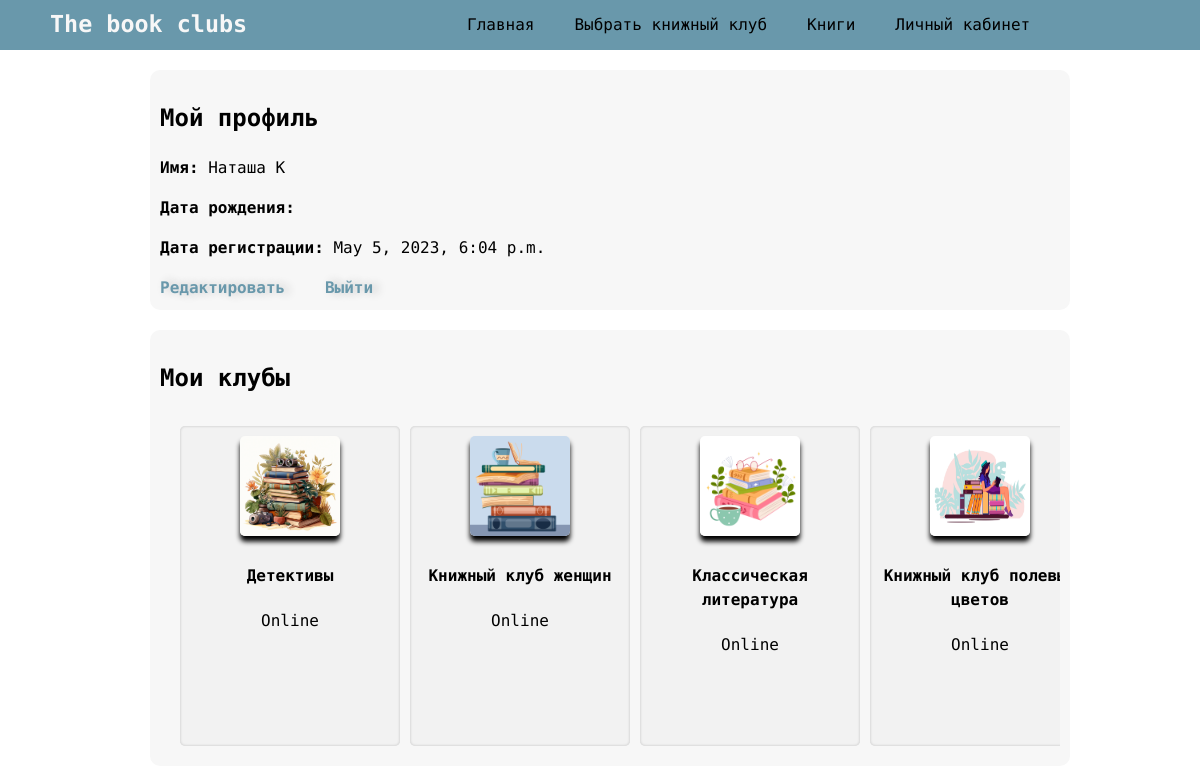
Page /accounts/profile/ (signed in, upper part) on the earlier database version.
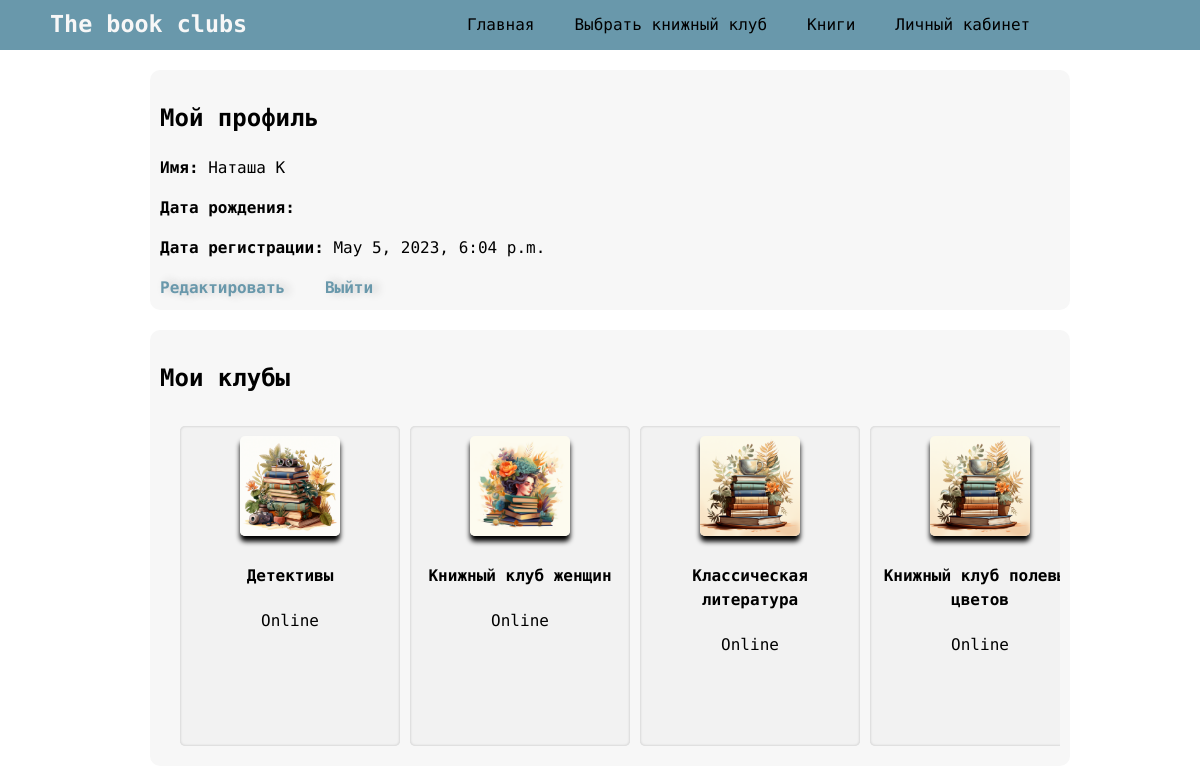
Same page on the later database version.
### club/models.py (models this page shows, shortened)
class BookClub(models.Model):
    name = models.CharField(max_length=200)
    description = models.TextField()
    image = models.ImageField(upload_to='images', null=True)
    venue = models.CharField(max_length=200, default='Online', null=True)
    members = models.ManyToManyField(User, related_name='clubs')
    admin = models.ForeignKey(User, on_delete=models.SET_NULL, null=True, related_name='administered_clubs')
    selected_book = models.ForeignKey(Book, on_delete=models.SET_NULL, null=True, related_name='selected_clubs')
    read_books = models.ManyToManyField(Book, related_name='read_clubs')
    book_queue = models.ManyToManyField(Book, through='Queue', related_name='queued_clubs')
    book_queue_members = models.ManyToManyField(User, through='Queue', related_name='queued_books')
    genre = models.CharField(max_length=100, null=True)
    theme = models.CharField(max_length=100, null=True)

### club/views.py (the view)
# urls.py: path('accounts/profile/', views.account, name='account'),
@cache_page(60 * 15)
@login_required
def account(request):
    clubs = BookClub.objects.filter(members=request.user)
    want_to_read_books = UserBook.objects.filter(user=request.user, is_want_to_read=True, is_read=False)
    read_books = UserBook.objects.filter(user=request.user, is_want_to_read=False, is_read=True)
    return render(request, 'club/account.html', {'clubs': clubs, 'read_books': read_books, 'want_to_read_books': want_to_read_books})

### templates/club/account.html (shortened to what this page needs)
{% extends 'base.html' %}
{% block content %}
<section class="account-container">
  <div class="account-content-container">
    <div class="account-content-row">
      <h2>Мой профиль</h2>
      <p><b>Имя:</b> {{ user.first_name }} {{ user.last_name }}</p>
      <p><b>Дата рождения:</b> {{ user.profile.date_of_birth }}</p>
      <p><b>Дата регистрации:</b> {{ user.date_joined }}</p>
      <a class="account-prof" href="{% url 'club:edit_profile' %}">Редактировать</a>
      <a class="account-prof" href="{% url 'club:logout' %}">Выйти </a>
    </div>
    <div class="account-content-row">
      <h2>Мои клубы</h2>
      <div class="account-clubs-container">
        {% for club in clubs %}
        <div class="account-clubs-row">
          <a href="{% url 'club:club_detail' club.id %}">
            <img src="{{ club.image.url }}" width="100" height="100">
            <h4>{{ club.name }}</h4>
          </a>
          <p>{{ club.venue }}</p>
        </div>
        {% empty %}
        <p>Вы не состоите в ни одном клубе</p>
        {% endfor %}
      </div>
    </div>
  </div>
</section>
{% endblock %}

Differences in the rows shown:
changed BookClub "Книжный клуб женщин": image: a different picture
changed BookClub "Классическая литература": image: a different picture
changed BookClub "Книжный клуб": image: a different picture
